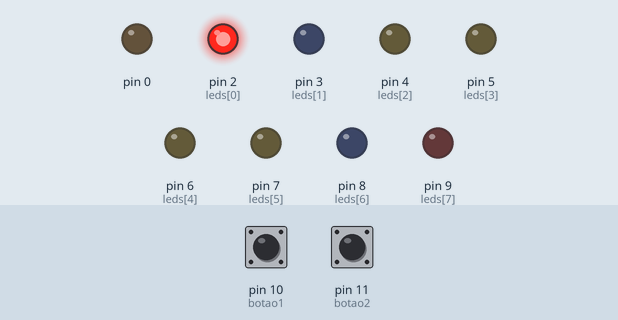
This sketch was run on a simulated Arduino Uno, built with avr-gcc and run on an emulated ATmega328P. On the bench: output pins drawn as LEDs (lit = HIGH). The test bench sets the inputs (shaded band); at power-on: pin 10 (botao1) HIGH, pin 11 (botao2) HIGH.

Above: at 0.2 s.
At 1.7 s:
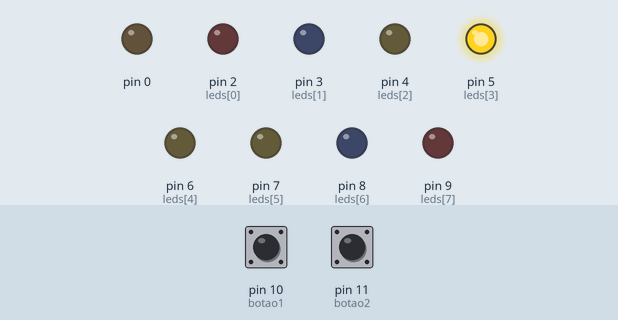
At 2.7 s:
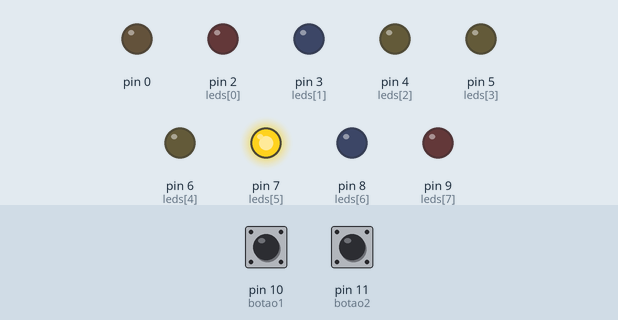
At 4.7 s:
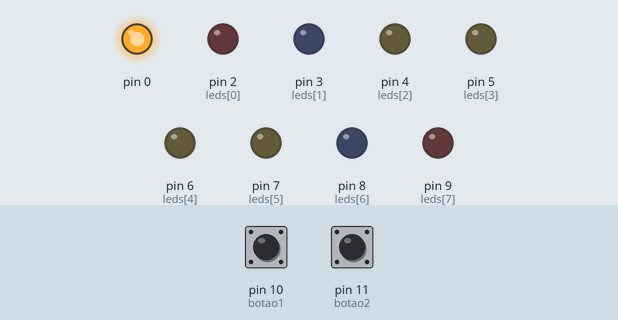
At 8.2 s:
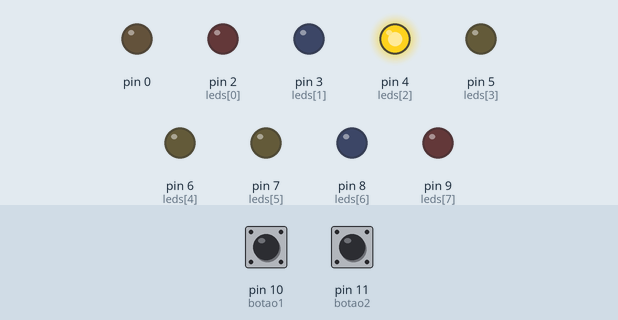
At 11.7 s:
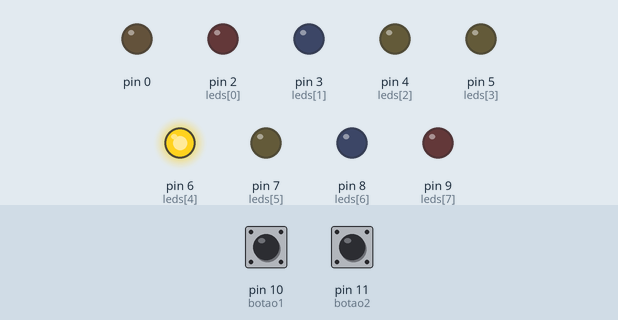
Timing chart, 0 to 12.4 s (numbered marks = the images above):
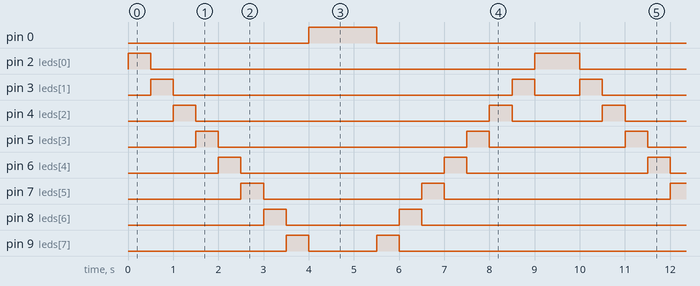

The sketch:

sketch.ino
```cpp
const byte leds [8]={2,3,4,5,6,7,8,9};
int botao1 = 10;
int botao2 = 11;
byte botaoboolean = true;

void setup() {
for(int i = 0; i<=8;i++){
 pinMode(leds[i], OUTPUT);
}
pinMode(botao1,INPUT);
pinMode(botao2,INPUT);
}

void loop() {


if(digitalRead(botao1)==HIGH){
for(int i = 0 ;i<=8;i++){
  for(int j = 0 ;j<=8;j++){
    digitalWrite(leds[j], LOW);
  }
 digitalWrite(leds[i], HIGH);
 delay(500);
}
 }
 if(digitalRead(botao2)==HIGH){
for(int i = 9 ;i>=0;i--){
  for(int j = 0 ;j<=8;j++){
    digitalWrite(leds[j], LOW);
  }
 digitalWrite(leds[i], HIGH);
 delay(500);
}
 }
}
```

Measured:
- by itself, pin 0: alternates HIGH for 1.5 s and LOW for 8.0 s
- by itself, pin 2 (leds[0]): repeats every 9.5 s: LOW 8.5 s, HIGH 1.0 s
- by itself, pin 3 (leds[1]): repeats every 9.5 s: LOW 7.5 s, HIGH 0.50 s, LOW 1.0 s, HIGH 0.50 s
- by itself, pin 4 (leds[2]): repeats every 9.5 s: LOW 6.5 s, HIGH 0.50 s, LOW 2.0 s, HIGH 0.50 s
- by itself, pin 5 (leds[3]): repeats every 9.5 s: LOW 5.5 s, HIGH 0.50 s, LOW 3.0 s, HIGH 0.50 s
- by itself, pin 6 (leds[4]): alternates HIGH for 0.50 s and LOW for 4.5 s
- by itself, pin 7 (leds[5]): repeats every 9.5 s: LOW 3.5 s, HIGH 0.50 s, LOW 5.0 s, HIGH 0.50 s
- by itself, pin 8 (leds[6]): repeats every 9.5 s: LOW 2.5 s, HIGH 0.50 s, LOW 6.0 s, HIGH 0.50 s
